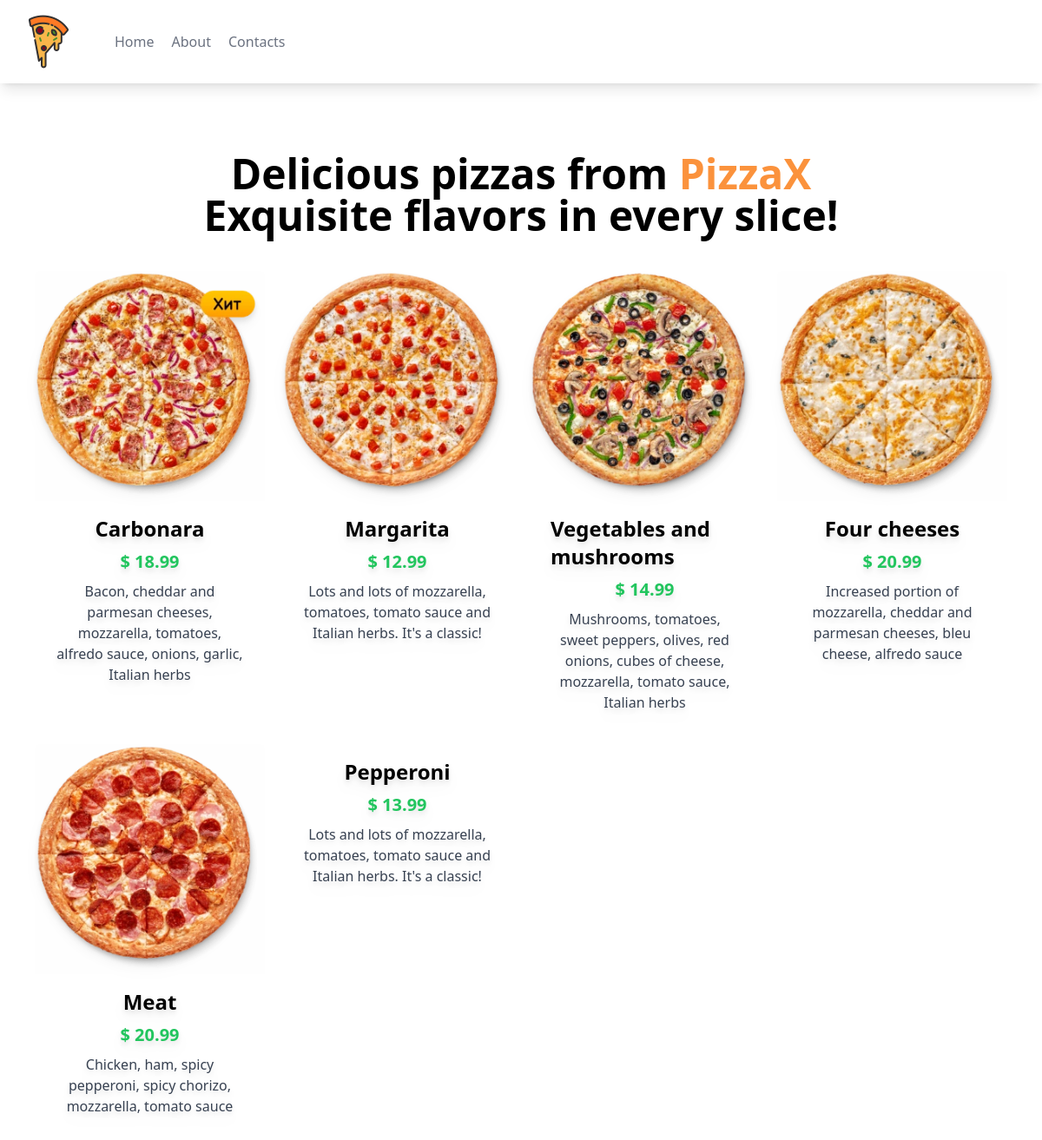
/myapp/, run on an earlier commit of the app's database.
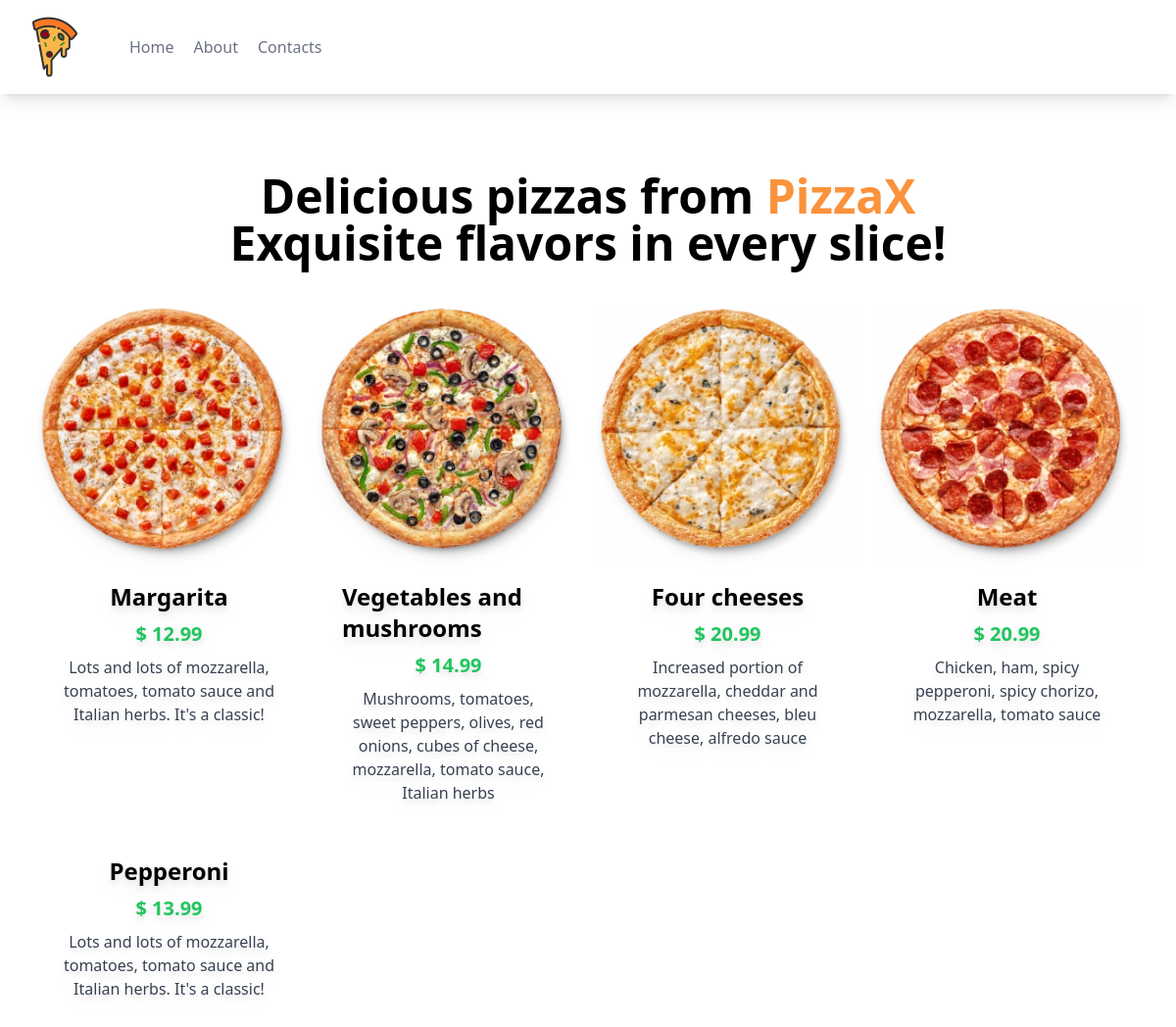
And on a later commit of the database.
### myapp/models.py (models this page shows, shortened)
class Pizza(models.Model):
    name = models.CharField(max_length=50)
    description = models.CharField(max_length=500)
    price = models.DecimalField(max_digits=5,decimal_places=2)
    image = models.ImageField(blank=True, upload_to='images')

### myapp/views.py (the view)
# urls.py: path("",views.pizzas_list,name="pizzas_list"),
def pizzas_list(request):
    items = Pizza.objects.all()
    context = {
        'items':items
    }
    return render(request,"myapp/pizzas_list.html",context)

### myapp/templates/myapp/pizzas_list.html
{% extends "myapp/index.html" %}
{% load static %}
{% block content %}
  <main class="mt-10 mx-auto max-w-7xl sm:mt-12 sm:px-6 md:mt-16 lg:mt-20 lg:px-8 xl:mt-28">
    <div class="sm:text-center lg:text-center xl:text-center">
      <h1 class="text-3xl font-bold sm:text-4xl md:text-5xl">
        <span>Delicious pizzas from</span>
        <span class="text-orange-400">PizzaX</span>
        <span class="block xl:inline-block">Exquisite flavors in every slice!</span>
      </h1>
    </div>
  </main>
  <div class = "rounded p-10 grid grid-cols-1 sm:grid-cols-1 md:grid-cols-4 xl:grid-cols-4 lg:grid-cols-4 gap-5">
    {% for item in items %}
      <a href="{% url 'myapp:detail_pizza' item.id %}">
        <div class = "rounded overflow-hidden drop-shadow-lg">
          <div class="flex justify-center">
            <img class="w-90" src="{{item.image.url}}" alt="">
          </div>
          <div class="px-6 py-4">
            <div class="flex justify-center">
            <p class="font-bold text-2xl mb-2">{{item.name}}</p>
            </div>
            <div class="flex justify-center">
            <p class="font-bold text-xl text-green-500 mb-2">$ {{item.price}}</p>
            </div>
            <p class="text-gray-700 text-base text-center">{{item.description}}</p>
          </div>
        </div>
      </a>
      {% endfor %}
  </div>
{% endblock content %}

What changed in the data, as far as the page shows it:
removed Pizza: image (picture), name "Carbonara", price "18.99", description "Bacon, cheddar and parmesan cheeses, mozzarella, tomatoes, alfredo sauce, onions, garlic, Italian herbs"
